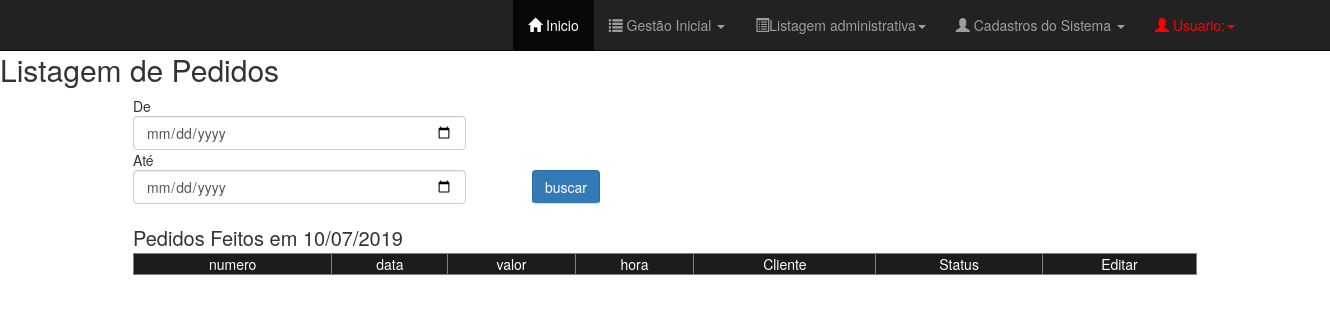
The page /Views/TelaListagemPedidos.php on the database as committed earlier.
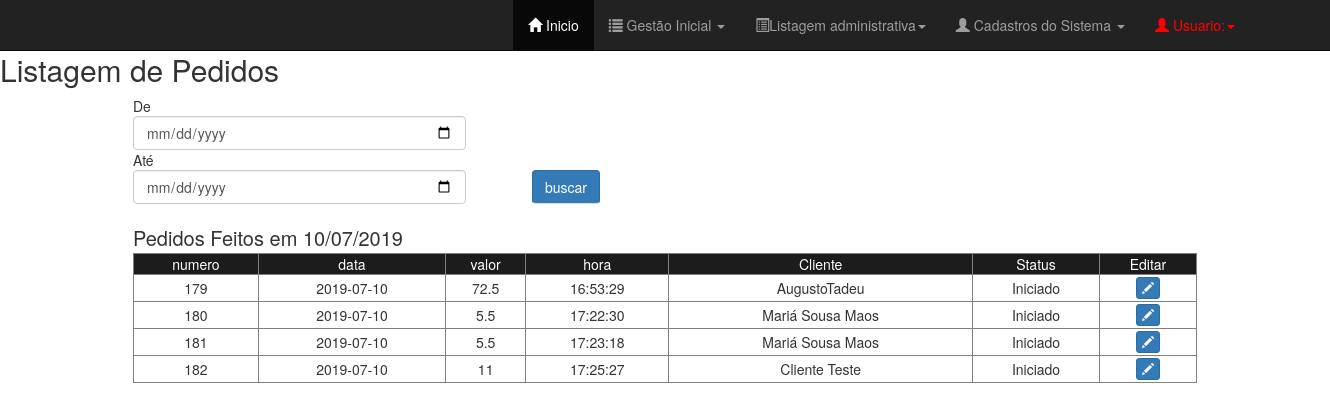
The same page on the database as committed later.
### tables this page shows
CREATE TABLE `tab_pedido` (
  `cod_pedido` int(11) NOT NULL,
  `data_pedido` date DEFAULT NULL,
  `hora_pedido` time DEFAULT NULL,
  `valor_total` double DEFAULT NULL,
  `cod_cliente` int(11) DEFAULT NULL,
  `cod_funcionario` int(11) DEFAULT NULL,
  `status_pedido` varchar(50) NOT NULL DEFAULT 'Iniciado',
  `fechado` varchar(3) NOT NULL DEFAULT 'nao'
);

CREATE TABLE `tab_cliente` (
  `cod_cliente` int(11) NOT NULL,
  `nome_cliente` varchar(50) DEFAULT NULL,
  `cpf_cliente` varchar(11) DEFAULT NULL,
  `telefone` varchar(11) DEFAULT NULL,
  `data_nascimento` date DEFAULT NULL,
  `rua_cliente` varchar(60) DEFAULT NULL,
  `bairro_cliente` varchar(60) DEFAULT NULL,
  `numero` int(11) DEFAULT NULL
);

### Views/TelaListagemPedidos.php (the view, shortened to what this page needs)
<?php
	$c = new conectar();
    $conexao = $c->conexao();
    $atual = date('Y/m/d');
    $sql = "SELECT ped.cod_pedido, ped.data_pedido, ped.valor_total, ped.hora_pedido, cli.nome_cliente, ped.status_pedido FROM tab_pedido  ped JOIN tab_cliente cli on ped.cod_cliente = cli.cod_cliente WHERE data_pedido >= '$atual' AND status_pedido != 'concluido'";
    $result = mysqli_query($conexao, $sql);
?>
<!DOCTYPE html>
<html>
<head>
	<?php require_once "TelaMenu.php" ?>
	<link rel="stylesheet" type="text/css" href="../css/listagem_geral.css">
	<link rel="stylesheet" type="text/css" href="../../lib/bootstrap/css/bootstrap.css">
</head>
<body>
	<div class="principal">
			<div id="cabecalho_pesquisa">
			<h2>Listagem de Pedidos</h2>
				<div id="pesquisa">
					<form id="frmpesquisa" action="listagem/listagemPedido.esp.php" method="POST">
						<span id="de">De</span>
						<input type="date" class="form-control" id="dataInicio" name="dataInicio" required></input>
						<span id="ate">Até</span>
						<input type="date" class="form-control" id="dataFim" name="dataFim" required=""></input>
						<button type="submit" class="btn btn-primary" id="btnPesquisaData">buscar</button>
					</form>
				</div>
				<span id="mostra_data">Pedidos Feitos em <?php echo date('d/m/Y') ?></span>
		    </div>
				<div id="mostrapedidos">
					<table border="1" class="" id="tabeladepedidos">
						<tr id="topo_tabela">
							<td>numero</td>
							<td>data</td>
							<td>valor</td>
							<td>hora</td>
							<td>Cliente</td>
							<td>Status</td>
							<td>Editar</td>
						</tr>
						<?php while($mostrar = mysqli_fetch_row($result)): ?>
						<tr id="corpo_tabela">
							<td><?php echo $mostrar[0]; ?></td>
							<td><?php echo $mostrar[1]; ?></td>
							<td><?php echo $mostrar[2]; ?></td>
							<td><?php echo $mostrar[3]; ?></td>
							<td><?php echo $mostrar[4]; ?></td>
							<td><?php echo $mostrar[5]; ?></td>
							<td>
							<span  data-toggle="modal" data-target="#abremodalUpdatePedido" class="btn btn-primary btn-xs" onclick="atualizarPedido('<?php echo $mostrar[0] ?>')">
									<span class="glyphicon glyphicon-pencil"></span>
								</span>
							</td>
						</tr>
			<?php endWhile; ?>
					</table>
				</div>
		</div>
</body>
</html>

### Views/dependencias.php (shortened to what this page needs)
<link rel="stylesheet" type="text/css" href="../lib/alertifyjs/css/alertify.css">
<link rel="stylesheet" type="text/css" href="../lib/alertifyjs/css/themes/default.css">
<link rel="stylesheet" type="text/css" href="../lib/bootstrap/css/bootstrap.css">
<link rel="stylesheet" type="text/css" href="../lib/select2/css/select2.css">

### Views/TelaMenu.php (shortened to what this page needs)
<?php require_once "dependencias.php" ?>
<!DOCTYPE html>
<html>
<head>
</head>
<body>
  <div id="nav">
    <div class="navbar navbar-inverse navbar-fixed-top" data-spy="affix" data-offset-top="100">
      <div class="container">
        <div id="navbar" class="collapse navbar-collapse">
          <ul class="nav navbar-nav navbar-right">
            <li class="active"><a href="TelaInicio.php"><span class="glyphicon glyphicon-home"></span> Inicio</a>
            </li>
          <li class="dropdown">
            <a href="#" class="dropdown-toggle" data-toggle="dropdown" role="button" aria-haspopup="true" aria-expanded="false"><span class="glyphicon glyphicon-list"></span> Gestão Inicial <span class="caret"></span></a>
          </li>
          <li class="dropdown">
            <a href="#" class="dropdown-toggle" data-toggle="dropdown" role="button" aria-haspopup="true" aria-expanded="false"><span class="glyphicon glyphicon-list-alt"></span>Listagem administrativa<span class="caret"></span></a>
          </li>
          <li class="dropdown">
            <a href="#" class="dropdown-toggle" data-toggle="dropdown" role="button" aria-haspopup="true" aria-expanded="false"><span class="glyphicon glyphicon-user"></span> Cadastros do Sistema <span class="caret"></span></a>
          </li>
          <li class="dropdown" >
            <a href="#" style="color: red"  class="dropdown-toggle" data-toggle="dropdown" role="button" aria-haspopup="true" aria-expanded="false"><span class="glyphicon glyphicon-user"></span> Usuario:<span class="caret"></span></a>
          </li>
        </ul>
      </div>
    </div>
  </div>
</div>
</body>
</html>

### css/listagem_geral.css (style rules this page uses)
#cabecalho_pesquisa { position: relative; margin-top: 4%; }
#mostra_data { position: relative; margin-left: 10%; font-size: 20px; }
#pesquisa { position: relative; width: 100%; margin-left: 10%; }
#pesquisa input { position: relative; width: 25%; }
#pesquisa button { position: relative; margin-left: 30%; margin-top: -60px; border-bottom: 1px solid #DCDCDC; }
table { width: 80%; margin-left: 10%; text-align: center; }
table #topo_tabela { background-color: #1C1C1C; color: #FFFFFF; }
#corpo_tabela td { height: 27px; }

Rows that differ between the two databases and show on the page:
added tab_pedido: cod_pedido "179", data_pedido "2019-07-10", valor_total "72.5", hora_pedido "16:53:29", cod_cliente.nome_cliente "AugustoTadeu", status_pedido "Iniciado"
added tab_pedido: cod_pedido "180", data_pedido "2019-07-10", valor_total "5.5", hora_pedido "17:22:30", cod_cliente.nome_cliente "Mariá Sousa Maos", status_pedido "Iniciado"
added tab_pedido: cod_pedido "181", data_pedido "2019-07-10", valor_total "5.5", hora_pedido "17:23:18", cod_cliente.nome_cliente "Mariá Sousa Maos", status_pedido "Iniciado"
added tab_pedido: cod_pedido "182", data_pedido "2019-07-10", valor_total "11", hora_pedido "17:25:27", cod_cliente.nome_cliente "Cliente Teste", status_pedido "Iniciado"
